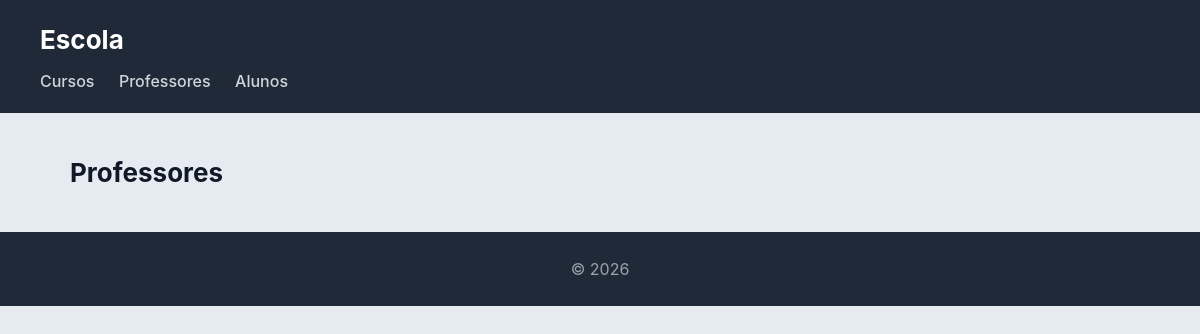
The app's page /curso/professores/, older data.
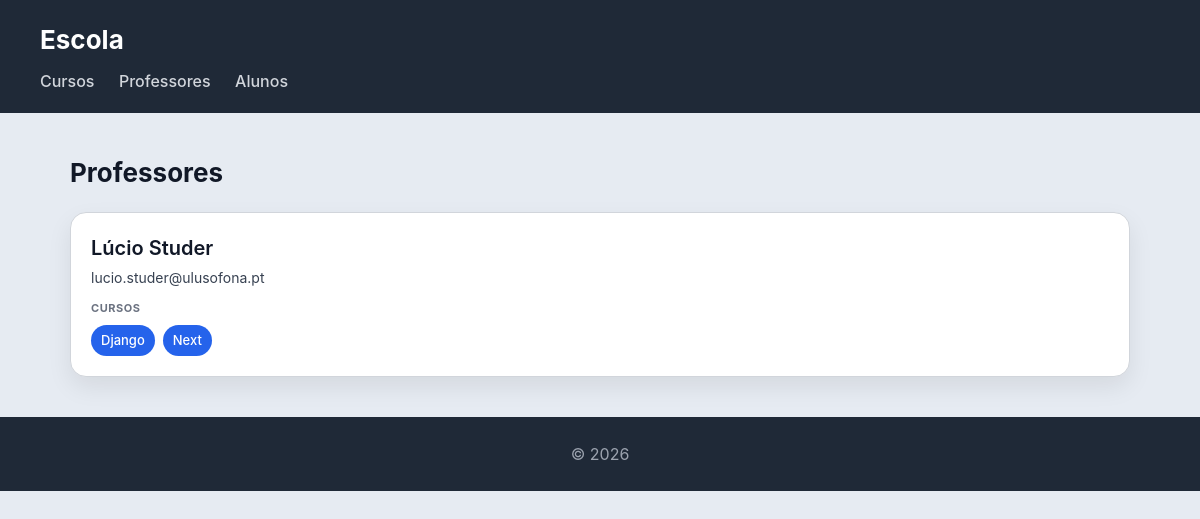
The same page, newer data.
### curso/models.py (models this page shows, shortened)
class Professor(models.Model):
    nome = models.CharField(max_length=100)
    email = models.EmailField()

class Curso(models.Model):
    nome = models.CharField(max_length=100)
    imagem = models.ImageField(upload_to='cursos/')
    professor = models.ForeignKey(Professor, on_delete=models.CASCADE, related_name='cursos')
    alunos = models.ManyToManyField(Aluno, related_name='cursos')

### curso/views.py (the view)
# urls.py: path('professores/', views.professores_view, name="professores"),
def professores_view(request):
    professores = Professor.objects.prefetch_related('cursos').all()
    return render(request, 'escola/professores.html', {'professores': professores})

### accounts/context_processors.py (called while the page is built)
def user_groups(request):
    is_gestor = False
    is_autor = False
    if request.user.is_authenticated:
        grupos = request.user.groups.values_list('name', flat=True)
        is_gestor = 'gestor-portfolio' in grupos
        is_autor = 'autores' in grupos
    return {
        'is_gestor_portfolio': is_gestor,
        'is_autor': is_autor,
    }

### curso/templates/escola/professores.html
{% extends "escola/base.html" %}
{% block content %}
<h2>Professores</h2>
<section>
    {% for professor in professores %}
    <article>
        <header>
            <h3>{{ professor.nome }}</h3>
            <p>{{ professor.email }}</p>
        </header>
        <section>
            <h4>Cursos</h4>
            <ul>
                {% for curso in professor.cursos.all %}
                    <li>{{ curso.nome }}</li>
                {% empty %}
                    <li>Sem cursos atribuídos</li>
                {% endfor %}
            </ul>
        </section>
    </article>
    {% endfor %}
</section>
{% endblock %}

Row changes from the older to the newer data that the page shows:
added Professor: nome "Lúcio Studer", email "lucio.studer@ulusofona.pt"
added Curso: nome "Django"
added Curso: nome "Next"
